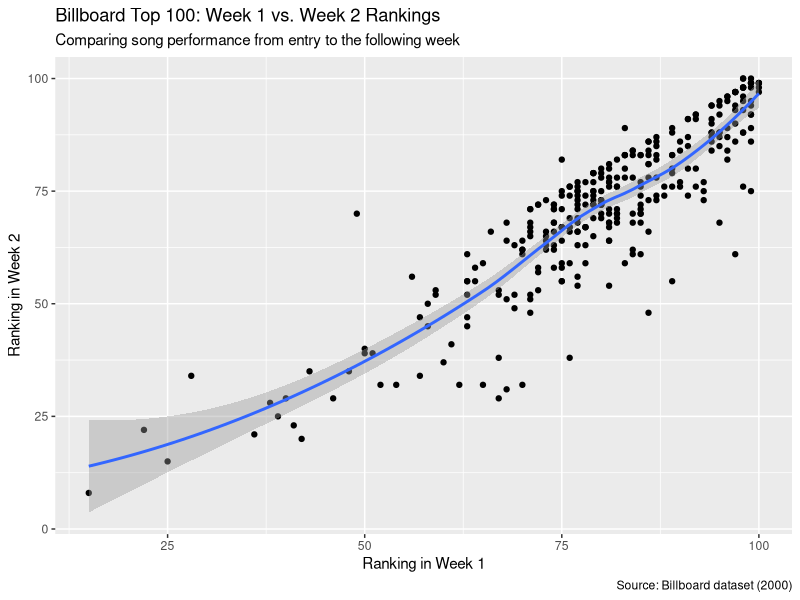
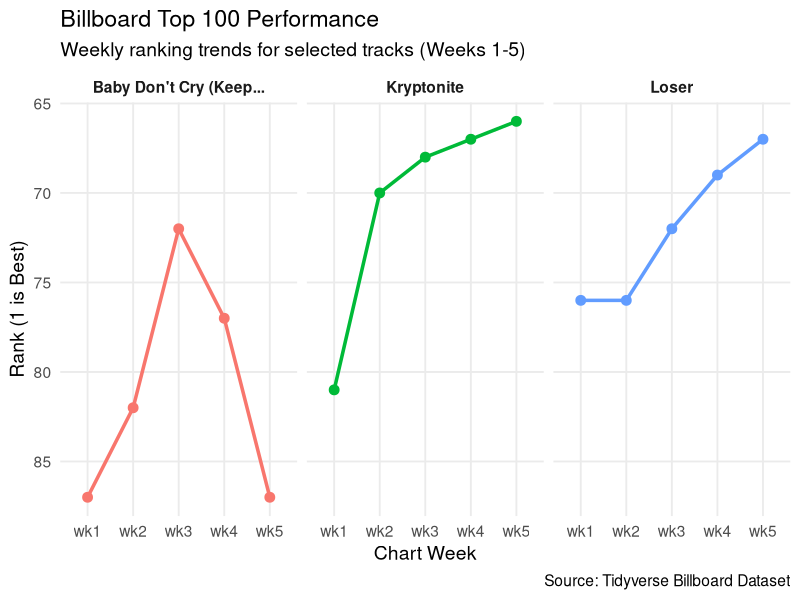
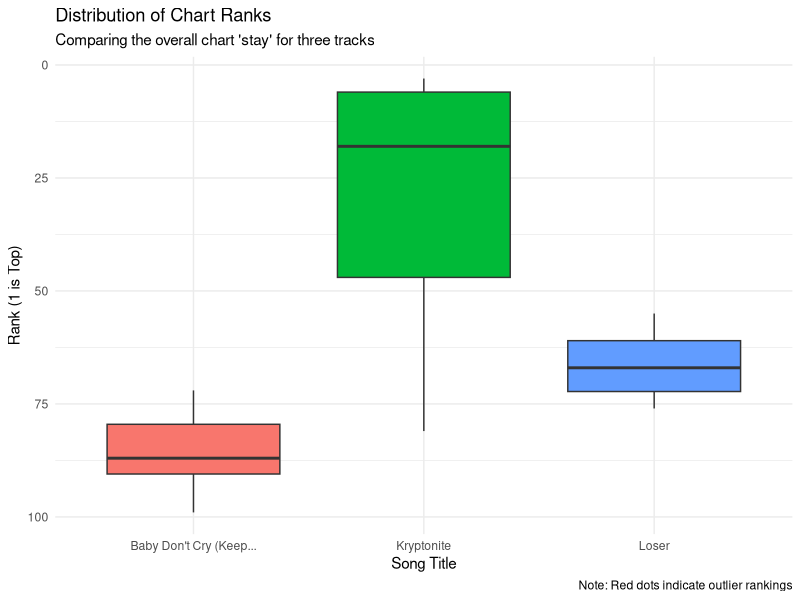
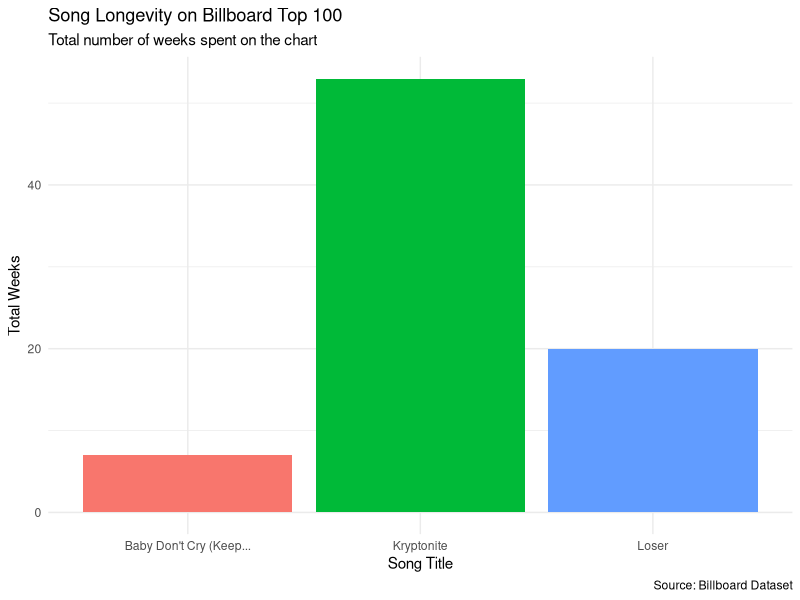
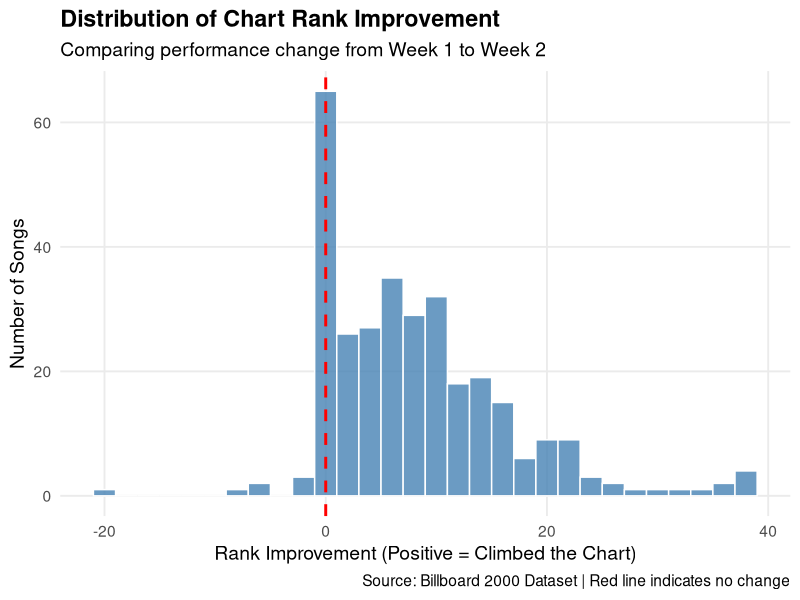
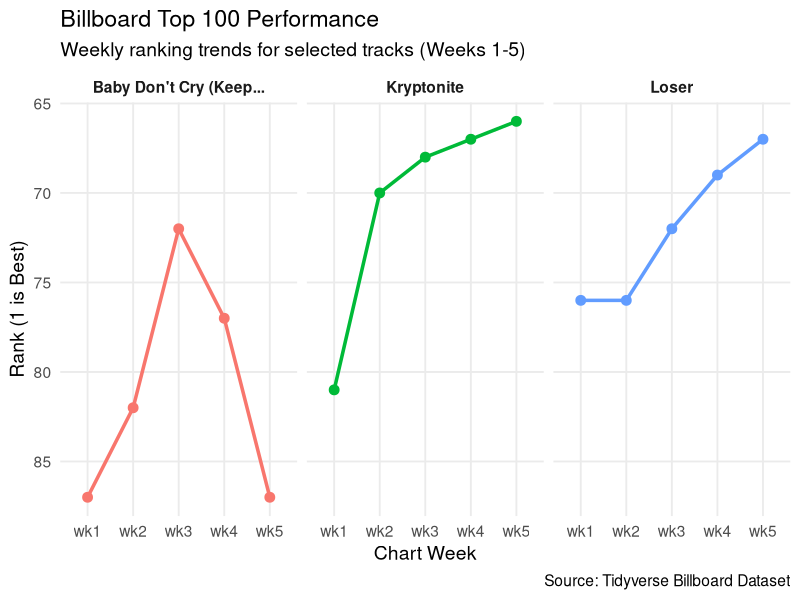

Write R code to recreate these figures, in order. (Note: this script raises an error after producing the figures.)
## ---- chunk 1
#| message: false
library(tidyverse)
## ---- chunk 2
ggplot(data = billboard, mapping = aes(x = wk1, y = wk2)) +
  geom_point() +
  geom_smooth() +
  labs(
    title = "Billboard Top 100: Week 1 vs. Week 2 Rankings",
    subtitle = "Comparing song performance from entry to the following week",
    x = "Ranking in Week 1",
    y = "Ranking in Week 2",
    caption = "Source: Billboard dataset (2000)"
  )
## ---- chunk 3
#| message: false
#| warning: false

# 1. Load libraries and data (Ensures everything is fresh for the renderer)
library(tidyverse)

# 2. Process data
# Note: Using exact track names from the billboard dataset
billboard_long <- billboard %>%
  filter(track %in% c("Baby Don't Cry (Keep...", "Kryptonite", "Loser")) %>%
  pivot_longer(
    cols = starts_with("wk"), 
    names_to = "week", 
    values_to = "rank"
  ) %>%
  # Filter for only the first 5 weeks to keep the plot clean
  filter(week %in% c("wk1", "wk2", "wk3", "wk4", "wk5")) %>%
  # Remove rows with missing ranks so geom_path/line doesn't break
  drop_na(rank)

# 3. Create and Assign the Plot
line_graph <- ggplot(data = billboard_long, 
                     mapping = aes(x = week, 
                                   y = rank, 
                                   group = track, 
                                   color = track)) +
  geom_line(linewidth = 1.2) +
  geom_point(size = 3) +
  scale_y_reverse() + # Standard for chart rankings (1 at top)
  facet_wrap(~track) +
  labs(
    title = "Billboard Top 100 Performance",
    subtitle = "Weekly ranking trends for selected tracks (Weeks 1-5)",
    x = "Chart Week",
    y = "Rank (1 is Best)",
    caption = "Source: Tidyverse Billboard Dataset"
  ) +
  theme_minimal(base_size = 14) + # Larger text for presentations
  theme(
    legend.position = "none",
    panel.grid.minor = element_blank(),
    strip.text = element_text(face = "bold") # Makes track titles stand out
  )

# 4. Explicitly print the graph to the document
line_graph

# 5. Save a high-quality version for your presentation slides
# We use 'device = "png"' to ensure R knows exactly how to handle the file
ggsave(
  filename = "billboard_final_plot.png", 
  plot = line_graph, 
  device = "png",
  width = 10, 
  height = 6, 
  units = "in",
  dpi = 300
)
## ---- chunk 4
# 1. Prepare the data (Filter for 3 songs and pivot)
billboard_boxplot_data <- billboard %>%
  filter(track %in% c("Baby Don't Cry (Keep...", "Kryptonite", "Loser")) %>%
  pivot_longer(
    cols = starts_with("wk"), 
    names_to = "week", 
    values_to = "rank"
  ) %>%
  drop_na(rank) # Critical for boxplots to remove weeks the song wasn't on charts

# 2. Create the boxplot
ggplot(data = billboard_boxplot_data, mapping = aes(x = track, y = rank, fill = track)) +
  geom_boxplot(outlier.color = "red", outlier.shape = 16) +
  scale_y_reverse() + # Keeps Rank #1 at the top
  labs(
    title = "Distribution of Chart Ranks",
    subtitle = "Comparing the overall chart 'stay' for three tracks",
    x = "Song Title",
    y = "Rank (1 is Top)",
    caption = "Note: Red dots indicate outlier rankings"
  ) +
  theme_minimal() +
  theme(legend.position = "none") # Titles are already on the X-axis
## ---- chunk 5
# 1. Prepare the data
# We pivot all weeks and drop NAs so we only count weeks the song was actually on the chart
billboard_counts <- billboard %>%
  filter(track %in% c("Baby Don't Cry (Keep...", "Kryptonite", "Loser")) %>%
  pivot_longer(
    cols = starts_with("wk"),
    names_to = "week",
    values_to = "rank"
  ) %>%
  drop_na(rank)

# 2. Create the bar graph
ggplot(data = billboard_counts, mapping = aes(x = track, fill = track)) +
  geom_bar() +
  labs(
    title = "Song Longevity on Billboard Top 100",
    subtitle = "Total number of weeks spent on the chart",
    x = "Song Title",
    y = "Total Weeks",
    caption = "Source: Billboard Dataset"
  ) +
  theme_minimal() +
  theme(legend.position = "none")
## ---- chunk 6
#| message: false
#| warning: false
#| cache: true

# Assigning the result of the pipe to billboard_clean
billboard_clean <- billboard %>%
  filter(wk1 < 101) %>%
  arrange(wk1) %>%
  mutate(
    improvement = wk1 - wk2, 
    .after = wk2
  ) %>%
  select(artist:improvement) %>%
  rename(
    week1 = wk1,
    week2 = wk2
  )

# Display the result so it shows in your document
billboard_clean
## ---- chunk 7
ggplot(data = billboard_clean, aes(x = improvement)) +
  geom_histogram(binwidth = 2, fill = "steelblue", color = "white", alpha = 0.8) +
  geom_vline(xintercept = 0, linetype = "dashed", color = "red", size = 1) +
  labs(
    title = "Distribution of Chart Rank Improvement",
    subtitle = "Comparing performance change from Week 1 to Week 2",
    x = "Rank Improvement (Positive = Climbed the Chart)",
    y = "Number of Songs",
    caption = "Source: Billboard 2000 Dataset | Red line indicates no change"
  ) +
  theme_minimal(base_size = 14) +
  theme(
    plot.title = element_text(face = "bold"),
    panel.grid.minor = element_blank()
  )
  # Data reference from billboard_clean:
# artist  track                   date.entered week1 week2 improvement
# 2 Pac   Baby Don't Cry (Keep... 2000-02-26      87    82           5
# 2Ge+her The Hardest Part Of ... 2000-09-02      91    87           4
# 3 Doors Kryptonite              2000-04-08      81    70          11

ggplot(data = billboard_clean, aes(x = improvement)) +
  geom_histogram(binwidth = 2, fill = "steelblue", color = "white", alpha = 0.85) +
  geom_vline(xintercept = 0, linetype = "dashed", color = "firebrick", size = 0.8) +
  labs(
    title = "Analysis of Billboard Chart Movement",
    subtitle = "Rank change from Week 1 to Week 2 for Top 100 entries",
    x = "Improvement in Rank (Positive = Upward Climb)",
    y = "Number of Songs",
    caption = "Data source: 2000 Billboard Dataset | Red line indicates no rank change"
  ) +
  theme_minimal(base_size = 14) +
  theme(
    # Make the main title bold and larger
    plot.title = element_text(face = "bold", size = 18, margin = margin(b = 10)),
    
    # Style the subtitle and caption
    plot.subtitle = element_text(size = 12, color = "grey30", italic = TRUE),
    plot.caption = element_text(size = 9, color = "grey50", hjust = 0),
    
    # Clean up the grid lines for a more 'modern' look
    panel.grid.minor = element_blank(),
    panel.grid.major.x = element_blank(), # Removes vertical lines to focus on horizontal count
    
    # Ensure axis titles are clear
    axis.title.x = element_text(margin = margin(t = 15)),
    axis.title.y = element_text(margin = margin(r = 15)),
    
    # Add a subtle background color to make the bars pop
    plot.background = element_rect(fill = "white", color = NA)
  )
## ---- chunk 8
library(tidyverse)

# Creating a 3-row version of the music tibble
tibble(
  artist.familiarity = c("0.581793766", "0.630630038", "0.487356791"),
  artist.hotttnesss = c("0.401997543", "0.417499645", "0.343428378"),
  artist.id = c("ARD7TVE1187B99BFB1", "ARMJAGH1187FB546F3", "ARKRRTF1187B9984DA")
)
